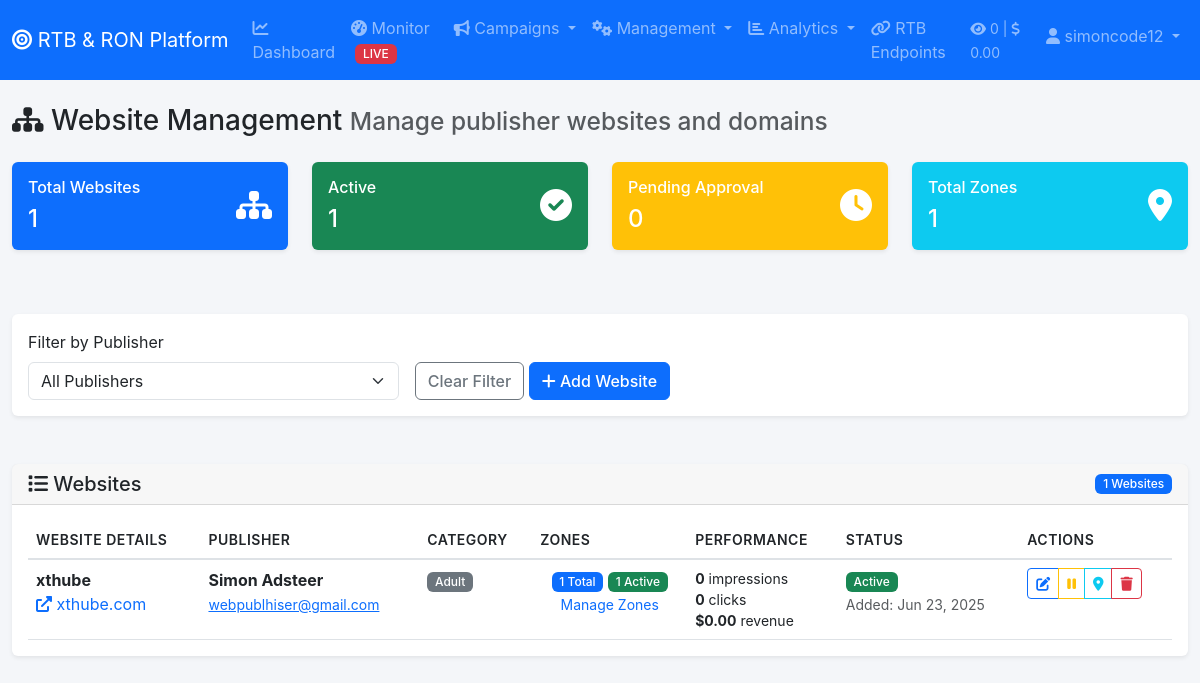
The app's page /admin/website.php (signed in) with its own data.
### tables this page shows
CREATE TABLE `websites` (
  `id` int(11) NOT NULL,
  `publisher_id` int(11) DEFAULT NULL,
  `name` varchar(255) NOT NULL,
  `domain` varchar(255) NOT NULL,
  `category_id` int(11) DEFAULT NULL,
  `description` text DEFAULT NULL,
  `status` enum('active','inactive','pending') DEFAULT 'pending',
  `created_at` timestamp NULL DEFAULT current_timestamp(),
  `updated_at` timestamp NULL DEFAULT current_timestamp() ON UPDATE current_timestamp()
);

CREATE TABLE `publishers` (
  `id` int(11) NOT NULL,
  `name` varchar(255) NOT NULL,
  `email` varchar(100) DEFAULT NULL,
  `website` varchar(255) DEFAULT NULL,
  `contact_person` varchar(100) DEFAULT NULL,
  `revenue_share` decimal(5,2) DEFAULT 50.00,
  `payment_method` enum('paypal','bank_transfer','wire') DEFAULT 'paypal',
  `payment_details` text DEFAULT NULL,
  `status` enum('active','inactive','pending') DEFAULT 'active',
  `created_at` timestamp NULL DEFAULT current_timestamp(),
  `updated_at` timestamp NULL DEFAULT current_timestamp() ON UPDATE current_timestamp(),
  `notes` text DEFAULT NULL
);

CREATE TABLE `categories` (
  `id` int(11) NOT NULL,
  `name` varchar(100) NOT NULL,
  `description` text DEFAULT NULL,
  `type` enum('adult','mainstream') DEFAULT 'mainstream',
  `status` enum('active','inactive') DEFAULT 'active',
  `created_at` timestamp NULL DEFAULT current_timestamp(),
  `updated_at` timestamp NULL DEFAULT current_timestamp() ON UPDATE current_timestamp()
);

### config/database.php (called while the page is built, shortened)
<?php
function formatCurrency($amount) {
    return '$' . number_format($amount, 2);
}
function formatNumber($number) {
    return number_format($number);
}
?>

### admin/website.php (the view, shortened to what this page needs)
<?php
include 'includes/header.php';
$publisher_id = $_GET['publisher_id'] ?? null;
$websites_query = "
    SELECT w.*, p.name as publisher_name, p.email as publisher_email,
           c.name as category_name,
           COUNT(DISTINCT z.id) as zone_count,
           COUNT(DISTINCT CASE WHEN z.status = 'active' THEN z.id END) as active_zones,
           COALESCE(SUM(rt.impressions), 0) as total_impressions,
           COALESCE(SUM(rt.clicks), 0) as total_clicks,
           COALESCE(SUM(rt.revenue), 0) as total_revenue
    FROM websites w
    LEFT JOIN publishers p ON w.publisher_id = p.id
    LEFT JOIN categories c ON w.category_id = c.id
    LEFT JOIN zones z ON w.id = z.website_id
    LEFT JOIN revenue_tracking rt ON z.id = rt.zone_id
    WHERE 1=1
";
$params = [];
$websites_query .= " GROUP BY w.id ORDER BY w.created_at DESC";
$stmt = $pdo->prepare($websites_query);
$stmt->execute($params);
$websites = $stmt->fetchAll();
$stats = [
    'total_websites' => $pdo->query("SELECT COUNT(*) FROM websites")->fetchColumn(),
    'active_websites' => $pdo->query("SELECT COUNT(*) FROM websites WHERE status = 'active'")->fetchColumn(),
    'pending_websites' => $pdo->query("SELECT COUNT(*) FROM websites WHERE status = 'pending'")->fetchColumn(),
    'total_zones' => $pdo->query("SELECT COUNT(*) FROM zones z JOIN websites w ON z.website_id = w.id WHERE w.status = 'active'")->fetchColumn()
];
?>
<div class="row">
    <div class="col-12">
        <h1 class="h3 mb-4">
            <i class="fas fa-sitemap"></i> Website Management
            <small class="text-muted">Manage publisher websites and domains</small>
        </h1>
    </div>
</div>
<div class="row mb-4">
    <div class="col-lg-3 col-md-6 mb-3">
        <div class="card bg-primary text-white">
            <div class="card-body">
                <div class="d-flex justify-content-between">
                    <div>
                        <h6 class="card-title">Total Websites</h6>
                        <h4 class="mb-0"><?php echo formatNumber($stats['total_websites']); ?></h4>
                    </div>
                    <div class="align-self-center">
                        <i class="fas fa-sitemap fa-2x"></i>
                    </div>
                </div>
            </div>
        </div>
    </div>
    <div class="col-lg-3 col-md-6 mb-3">
        <div class="card bg-success text-white">
            <div class="card-body">
                <div class="d-flex justify-content-between">
                    <div>
                        <h6 class="card-title">Active</h6>
                        <h4 class="mb-0"><?php echo formatNumber($stats['active_websites']); ?></h4>
                    </div>
                    <div class="align-self-center">
                        <i class="fas fa-check-circle fa-2x"></i>
                    </div>
                </div>
            </div>
        </div>
    </div>
    <div class="col-lg-3 col-md-6 mb-3">
        <div class="card bg-warning text-white">
            <div class="card-body">
                <div class="d-flex justify-content-between">
                    <div>
                        <h6 class="card-title">Pending Approval</h6>
                        <h4 class="mb-0"><?php echo formatNumber($stats['pending_websites']); ?></h4>
                    </div>
                    <div class="align-self-center">
                        <i class="fas fa-clock fa-2x"></i>
                    </div>
                </div>
            </div>
        </div>
    </div>
    <div class="col-lg-3 col-md-6 mb-3">
        <div class="card bg-info text-white">
            <div class="card-body">
                <div class="d-flex justify-content-between">
                    <div>
                        <h6 class="card-title">Total Zones</h6>
                        <h4 class="mb-0"><?php echo formatNumber($stats['total_zones']); ?></h4>
                    </div>
                    <div class="align-self-center">
                        <i class="fas fa-map-marker-alt fa-2x"></i>
                    </div>
                </div>
            </div>
        </div>
    </div>
</div>
<div class="row mb-4">
    <div class="col-12">
        <div class="card">
            <div class="card-body">
                <form method="GET" class="row g-3 align-items-end">
                    <div class="col-md-4">
                        <label for="publisher_filter" class="form-label">Filter by Publisher</label>
                        <select class="form-select" id="publisher_filter" name="publisher_id" onchange="this.form.submit()">
                            <option value="">All Publishers</option>
                        </select>
                    </div>
                    <div class="col-md-4">
                        <a href="website.php" class="btn btn-outline-secondary">Clear Filter</a>
                        <button type="button" class="btn btn-primary" data-bs-toggle="modal" data-bs-target="#addWebsiteModal">
                            <i class="fas fa-plus"></i> Add Website
                        </button>
                    </div>
                </form>
            </div>
        </div>
    </div>
</div>
<div class="row">
    <div class="col-12">
        <div class="card">
            <div class="card-header d-flex justify-content-between align-items-center">
                <h5 class="mb-0"><i class="fas fa-list"></i> Websites</h5>
                <span class="badge bg-primary"><?php echo count($websites); ?> Websites</span>
            </div>
            <div class="card-body">
                <?php if (empty($websites)): ?>
                    <div class="text-center py-4">
                        <i class="fas fa-sitemap fa-3x text-muted mb-3"></i>
                        <p class="text-muted">No websites found.</p>
                        <?php if ($publisher_id): ?>
                            <p class="text-muted">Try clearing the filter or add a new website.</p>
                        <?php else: ?>
                            <button type="button" class="btn btn-primary" data-bs-toggle="modal" data-bs-target="#addWebsiteModal">
                                <i class="fas fa-plus"></i> Add First Website
                            </button>
                        <?php endif; ?>
                    </div>
                <?php else: ?>
                    <div class="table-responsive">
                        <table class="table table-hover">
                            <thead>
                                <tr>
                                    <th>Website Details</th>
                                    <th>Publisher</th>
                                    <th>Category</th>
                                    <th>Zones</th>
                                    <th>Performance</th>
                                    <th>Status</th>
                                    <th>Actions</th>
                                </tr>
                            </thead>
                            <tbody>
                                <?php foreach ($websites as $website): ?>
                                <tr>
                                    <td>
                                        <div>
                                            <strong><?php echo htmlspecialchars($website['name']); ?></strong>
                                            <br>
                                            <a href="https://<?php echo htmlspecialchars($website['domain']); ?>"
                                               target="_blank" class="text-decoration-none">
                                                <i class="fas fa-external-link-alt"></i> <?php echo htmlspecialchars($website['domain']); ?>
                                            </a>
                                        </div>
                                    </td>
                                    <td>
                                        <div>
                                            <strong><?php echo htmlspecialchars($website['publisher_name']); ?></strong>
                                            <br>
                                            <small class="text-muted">
                                                <a href="mailto:<?php echo htmlspecialchars($website['publisher_email']); ?>">
                                                    <?php echo htmlspecialchars($website['publisher_email']); ?>
                                                </a>
                                            </small>
                                        </div>
                                    </td>
                                    <td>
                                        <?php if ($website['category_name']): ?>
                                            <span class="badge bg-secondary">
                                                <?php echo htmlspecialchars($website['category_name']); ?>
                                            </span>
                                        <?php else: ?>
                                            <span class="text-muted">Uncategorized</span>
                                        <?php endif; ?>
                                    </td>
                                    <td>
                                        <div class="text-center">
                                            <div>
                                                <span class="badge bg-primary"><?php echo $website['zone_count']; ?> Total</span>
                                                <?php if ($website['active_zones'] > 0): ?>
                                                    <span class="badge bg-success"><?php echo $website['active_zones']; ?> Active</span>
                                                <?php endif; ?>
                                            </div>
                                            <?php if ($website['zone_count'] > 0): ?>
                                                <small>
                                                    <a href="zone.php?website_id=<?php echo $website['id']; ?>" class="text-decoration-none">
                                                        Manage Zones
                                                    </a>
                                                </small>
                                            <?php endif; ?>
                                        </div>
                                    </td>
                                    <td>
                                        <div class="small">
                                            <div><strong><?php echo formatNumber($website['total_impressions']); ?></strong> impressions</div>
                                            <div><strong><?php echo formatNumber($website['total_clicks']); ?></strong> clicks</div>
                                            <div><strong><?php echo formatCurrency($website['total_revenue']); ?></strong> revenue</div>
                                        </div>
                                    </td>
                                    <td>
                                        <span class="badge bg-<?php
                                            echo $website['status'] == 'active' ? 'success' :
                                                ($website['status'] == 'pending' ? 'warning' : 'secondary');
                                        ?>">
                                            <?php echo ucfirst($website['status']); ?>
                                        </span>
                                        <br>
                                        <small class="text-muted">
                                            Added: <?php echo date('M j, Y', strtotime($website['created_at'])); ?>
                                        </small>
                                    </td>
                                    <td>
                                        <div class="btn-group btn-group-sm">
                                            <button class="btn btn-outline-primary" data-bs-toggle="tooltip" title="Edit"
                                                    onclick="editWebsite(<?php echo $website['id']; ?>, '<?php echo htmlspecialchars($website['name']); ?>', '<?php echo htmlspecialchars($website['domain']); ?>', <?php echo $website['publisher_id']; ?>, <?php echo $website['category_id'] ?: 'null'; ?>, '<?php echo htmlspecialchars($website['description']); ?>')">
                                                <i class="fas fa-edit"></i>
                                            </button>
                                            <?php if ($website['status'] == 'pending'): ?>
                                                <a href="?action=approve&id=<?php echo $website['id']; ?>"
                                                   class="btn btn-outline-success" data-bs-toggle="tooltip" title="Approve">
                                                    <i class="fas fa-check"></i>
                                                </a>
                                                <a href="?action=reject&id=<?php echo $website['id']; ?>"
                                                   class="btn btn-outline-danger" data-bs-toggle="tooltip" title="Reject">
                                                    <i class="fas fa-times"></i>
                                                </a>
                                            <?php elseif ($website['status'] == 'active'): ?>
                                                <a href="?action=suspend&id=<?php echo $website['id']; ?>"
                                                   class="btn btn-outline-warning" data-bs-toggle="tooltip" title="Suspend">
                                                    <i class="fas fa-pause"></i>
                                                </a>
                                            <?php endif; ?>
                                            <a href="zone.php?website_id=<?php echo $website['id']; ?>"
                                               class="btn btn-outline-info" data-bs-toggle="tooltip" title="Zones">
                                                <i class="fas fa-map-marker-alt"></i>
                                            </a>
                                            <button class="btn btn-outline-danger btn-delete" data-bs-toggle="tooltip" title="Delete">
                                                <i class="fas fa-trash"></i>
                                            </button>
                                        </div>
                                    </td>
                                </tr>
                                <?php endforeach; ?>
                            </tbody>
                        </table>
                    </div>
                <?php endif; ?>
            </div>
        </div>
    </div>
</div>
<?php include 'includes/footer.php'; ?>

### records on screen
websites: name "xthube", domain "xthube.com", publisher.name "Simon Adsteer", publisher.email "webpublhiser@gmail.com", category.name "Adult", zone_count "1", active_zones "1", total_impressions "0", total_clicks "0", total_revenue "$0.00", status "Active", created_at "Jun 23, 2025"

### other values on screen
$today_stats['impressions'] "0"
$today_stats['revenue'] "0.00"
$_SESSION['username'] "simoncode12"
formatNumber($stats['total_websites']) "1"
formatNumber($stats['active_websites']) "1"
formatNumber($stats['pending_websites']) "0"
formatNumber($stats['total_zones']) "1"
count($websites) "1"
